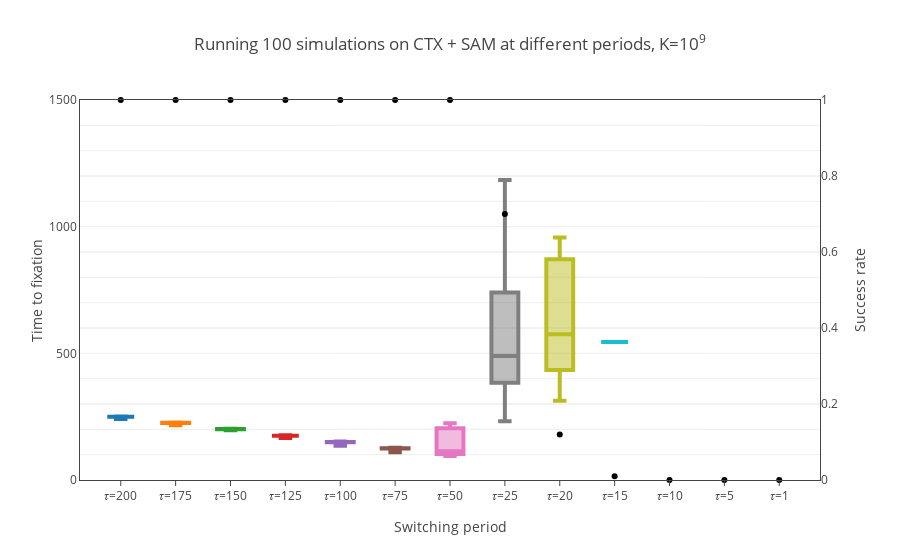

Here is the notebook cell this chart was saved with:
### Code cell
fig = box_switching_ctx(p, analyses=ctx_analysis, mean=False)
iplot(fig, show_link=False)
pio.write_image(fig, '2020-03/violins/{} no mean.pdf'.format('+'.join([ls.name for ls in p])), scale=2)
